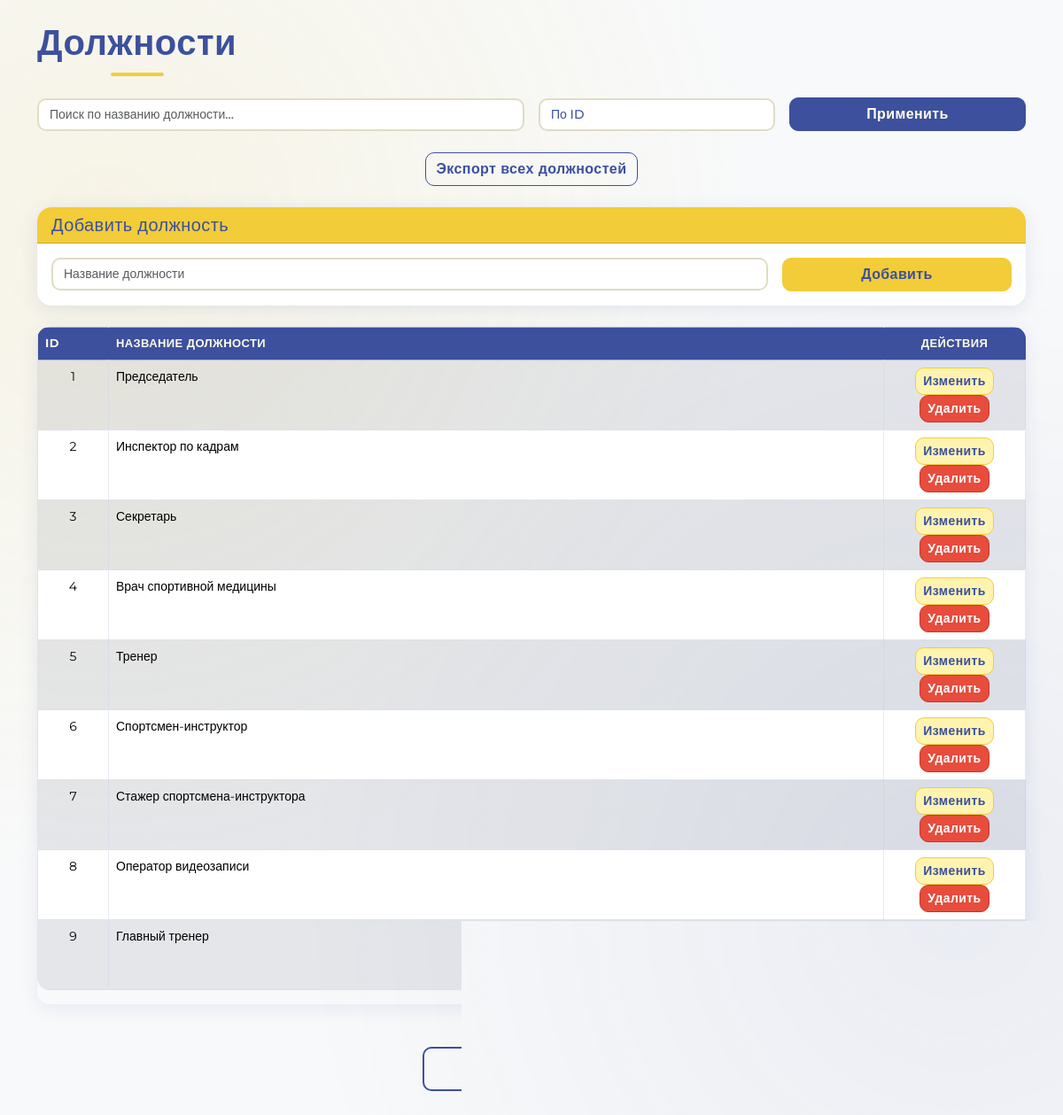
The page /positions.php (signed in) on the database its author committed.
### tables this page shows
CREATE TABLE IF NOT EXISTS Positions (
    id INT AUTO_INCREMENT PRIMARY KEY,
    name VARCHAR(100) NOT NULL UNIQUE
);

### auth.php (called while the page is built, shortened)
<?php
function isAdmin() {
    return isset($_SESSION['role']) && $_SESSION['role'] === 'admin';
}
?>

### positions.php (the view, shortened to what this page needs)
<?php
include('db_connect.php');
include('auth.php');
$conn->set_charset("utf8mb4");
$search    = trim($_GET['search'] ?? '');
$sortBy    = $_GET['sort_by']    ?? 'id';
$sortOrder = ($_GET['sort_order'] ?? 'ASC') === 'DESC' ? 'DESC' : 'ASC';
$where = $search ? "WHERE name LIKE ?" : "";
$query = "SELECT id, name FROM Positions $where ORDER BY $sortBy $sortOrder";
$stmt = $conn->prepare($query);
$stmt->execute();
$result = $stmt->get_result();
?>
<!DOCTYPE html>
<html lang="ru">
<head>
    <link href="https://cdn.jsdelivr.net/npm/bootstrap@5.3.3/dist/css/bootstrap.min.css" rel="stylesheet">
</head>
<body class="bg-light">
    <div class="container mt-4 mb-5">
        <h1 class="text-center mb-4 text-primary">Должности</h1>
        <form method="GET" class="mb-4">
            <div class="row g-3 align-items-end">
                <div class="col-md-6">
                    <input type="text" name="search" class="form-control"
                        placeholder="Поиск по названию должности..."
                        value="<?= htmlspecialchars($search) ?>">
                </div>
                <div class="col-md-3">
                    <select name="sort_by" class="form-select">
                        <option value="id" <?= $sortBy === 'id'   ? 'selected' : '' ?>>По ID</option>
                    </select>
                </div>
                <div class="col-md-3">
                    <button type="submit" class="btn btn-primary w-100">Применить</button>
                </div>
            </div>
        </form>
        <div class="mb-4 text-center">
            <a href="?export_all=1" class="btn btn-outline-success">
                Экспорт всех должностей
            </a>
        </div>
        <?php if (isAdmin()): ?>
            <div class="card mb-4 border-success">
                <div class="card-header bg-success text-white">
                    <h5 class="mb-0">Добавить должность</h5>
                </div>
                <div class="card-body">
                    <form method="POST" class="row g-3">
                        <div class="col-md-9">
                            <input type="text" name="name" class="form-control"
                                placeholder="Название должности" required>
                        </div>
                        <div class="col-md-3">
                            <button type="submit" name="add" class="btn btn-success w-100">Добавить</button>
                        </div>
                    </form>
                </div>
            </div>
        <?php endif; ?>
        <div class="table-responsive">
            <table class="table table-bordered table-hover table-striped">
                <thead class="table-primary">
                    <tr>
                        <th style="width:80px">ID</th>
                        <th>Название должности</th>
                        <?php if (isAdmin()): ?>
                            <th style="width:160px" class="text-center">Действия</th>
                        <?php endif; ?>
                    </tr>
                </thead>
                <tbody>
                    <?php if ($result->num_rows === 0): ?>
                        <tr>
                            <td colspan="<?= isAdmin() ? 3 : 2 ?>" class="text-center py-4 text-muted">
                                Должности не найдены
                            </td>
                        </tr>
                    <?php else: ?>
                        <?php while ($row = $result->fetch_assoc()): ?>
                            <tr>
                                <td class="text-center"><?= $row['id'] ?></td>
                                <td><?= htmlspecialchars($row['name']) ?></td>
                                <?php if (isAdmin()): ?>
                                    <td class="text-center">
                                        <a href="edit_position.php?id=<?= $row['id'] ?>"
                                            class="btn btn-sm btn-warning">Изменить</a>
                                        <a href="?delete=<?= $row['id'] ?>"
                                            class="btn btn-sm btn-danger"
                                            onclick="return confirm('Удалить должность «<?= htmlspecialchars(addslashes($row['name'])) ?>»?')">
                                            Удалить
                                        </a>
                                    </td>
                                <?php endif; ?>
                            </tr>
                        <?php endwhile; ?>
                    <?php endif; ?>
                </tbody>
            </table>
        </div>
        <div class="text-center mt-5">
            <a href="index.php" class="btn btn-lg btn-secondary px-5">← На главную</a>
        </div>
    </div>
</body>
</html>

### positions.php (style rules this page uses)
:root { --cream: #FFFCE6; --yellow: #F2CC39; --yellow-dark: #e6be20; --navy: #3C509E; --navy-dark: #2a3a75; --navy-mid: rgba(60, 80, 158, 0.10); }
*, *::before, *::after { box-sizing: border-box; }
body { font-family: 'Montserrat', sans-serif !important; background: var(--cream) !important; color: var(--navy) !important; min-height: 100vh; }
body::before { content: ''; position: fixed; inset: 0; background-image: radial-gradient(circle at 10% 20%, rgba(242, 204, 57, .10) 0%, transparent 50%), radial-gradient(circle at 90% 80%, rgba(60, 80, 158, .07) 0%, transparent 50%); pointer-events: none; z-index: 0; }
.container, .container-fluid { position: relative; z-index: 1; }
h1.text-primary, h2.text-primary, h3.text-primary { color: var(--navy) !important; font-weight: 800; letter-spacing: .5px; position: relative; display: inline-block; }
h1.text-primary::after { content: ''; display: block; width: 60px; height: 4px; background: var(--yellow); border-radius: 2px; margin: 10px auto 0; }
.btn { font-family: 'Montserrat', sans-serif !important; font-weight: 700; letter-spacing: .4px; border-radius: 10px !important; transition: all .22s ease; }
.btn-primary { background: var(--navy) !important; border-color: var(--navy) !important; color: var(--cream) !important; }
.btn-success { background: var(--yellow) !important; border-color: var(--yellow) !important; color: var(--navy) !important; }
.btn-secondary { background: transparent !important; border: 2px solid var(--navy) !important; color: var(--navy) !important; }
.btn-warning { background: #fff3b0 !important; border-color: var(--yellow) !important; color: var(--navy) !important; }
.btn-danger { background: #e74c3c !important; border-color: #c0392b !important; color: #fff !important; }
.btn-outline-success { border-color: var(--navy) !important; color: var(--navy) !important; background: transparent !important; }
.form-control, .form-select { font-family: 'Montserrat', sans-serif !important; font-size: 14px !important; font-weight: 500; border: 2px solid #e0dcc4 !important; border-radius: 10px !important; background: #fff !important; color: var(--navy) !important; transition: border-color .2s, box-shadow .2s; }
.card { border-radius: 16px !important; border: none !important; box-shadow: 0 4px 20px rgba(60, 80, 158, .12) !important; }
.card-header { border-radius: 16px 16px 0 0 !important; font-weight: 700; letter-spacing: .4px; font-size: 15px; }
.card-header.bg-success { background: var(--yellow) !important; color: var(--navy) !important; }
.card.border-success { border: none !important; }
.table { font-family: 'Montserrat', sans-serif !important; font-size: 14px; border-radius: 14px; overflow: hidden; }
.table-bordered> :not(caption)>*>* { border-color: rgba(60, 80, 158, .12) !important; }
.table-primary, .thead-primary, .table>thead { background: var(--navy) !important; color: var(--cream) !important; }
.table-primary th { background: var(--navy) !important; color: var(--cream) !important; font-weight: 700; font-size: 13px; text-transform: uppercase; letter-spacing: .4px; }
.table-striped>tbody>tr:nth-of-type(odd)>* { background-color: rgba(60, 80, 158, .04) !important; }
.table-responsive { border-radius: 14px; overflow: hidden; box-shadow: 0 4px 20px rgba(60, 80, 158, .10); }

### rows shown on the page
positions: id "1", name "Председатель"
positions: id "2", name "Инспектор по кадрам"
positions: id "3", name "Секретарь"
positions: id "4", name "Врач спортивной медицины"
positions: id "5", name "Тренер"
positions: id "6", name "Спортсмен-инструктор"
positions: id "7", name "Стажер спортсмена-инструктора"
positions: id "8", name "Оператор видеозаписи"
positions: id "9", name "Главный тренер"
